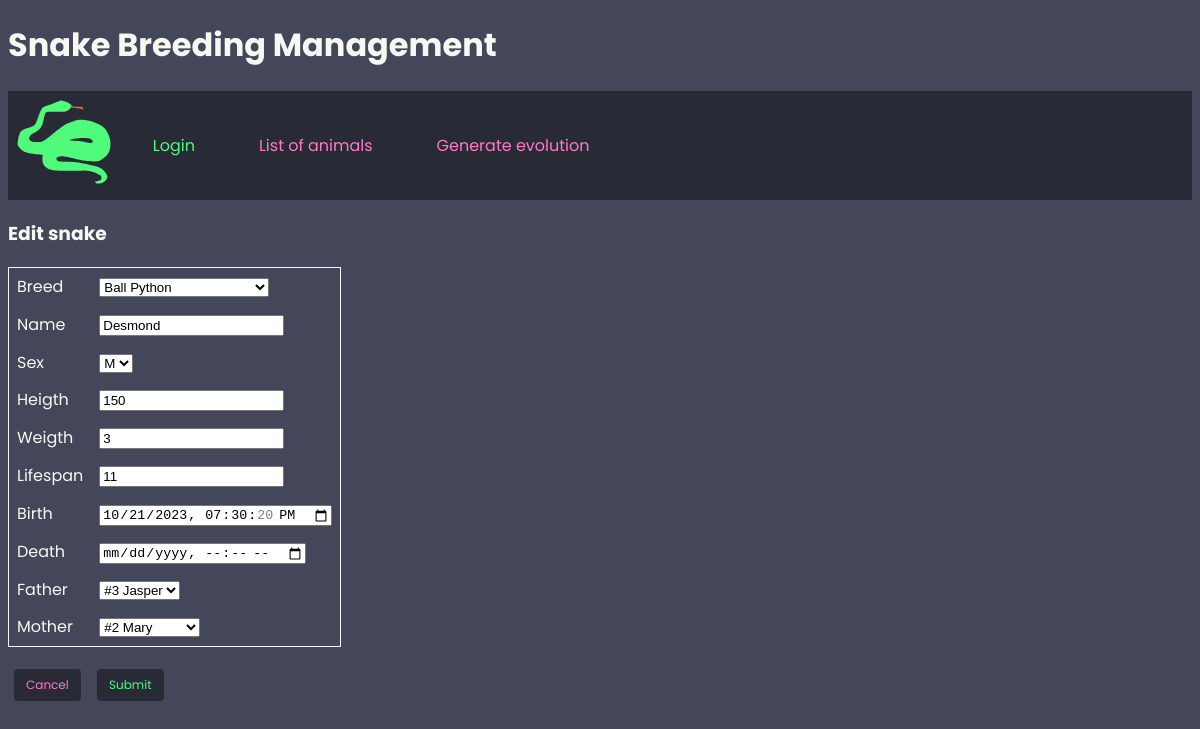
Page /index.php?page=edit_animal&choice=edit&id=1 (signed in) on the earlier database version.
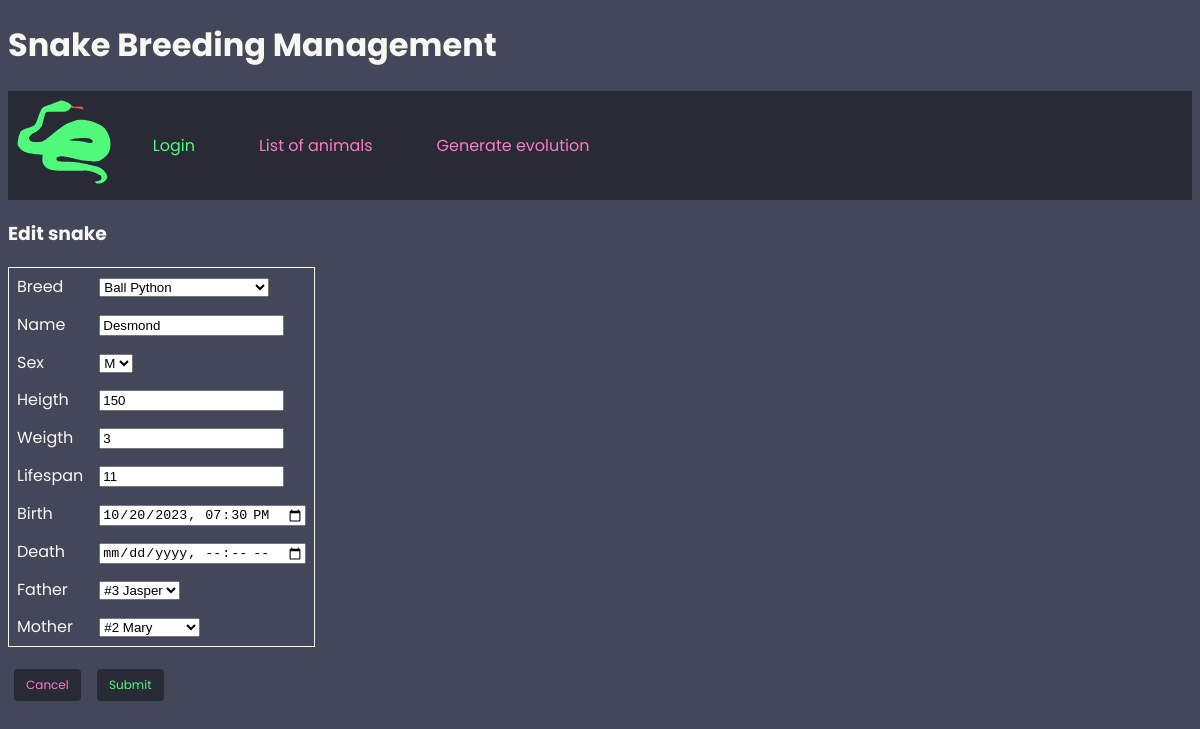
Same page on the later database version.
### tables this page shows
CREATE TABLE animal (
    id_animal INT UNSIGNED NOT NULL AUTO_INCREMENT PRIMARY KEY,
    id_breed INT DEFAULT NULL,
    animal_name VARCHAR(30) DEFAULT NULL,
    animal_sex CHAR(1) DEFAULT NULL,
    animal_heigth DECIMAL DEFAULT NULL,
    animal_weight DECIMAL DEFAULT NULL,
    animal_lifespan DECIMAL DEFAULT NULL,
    birth_timestamp TIMESTAMP DEFAULT 0,
    death_timestamp TIMESTAMP DEFAULT 0,
    id_father INT DEFAULT NULL,
    id_mother INT DEFAULT NULL
);

CREATE TABLE breed (
    id_breed INT UNSIGNED NOT NULL AUTO_INCREMENT PRIMARY KEY,
    breed_name VARCHAR(50) DEFAULT NULL,
    id_animal_specie INT DEFAULT NULL,
    min_avg_lifespan INT DEFAULT NULL,
    max_avg_lifespan INT DEFAULT NULL,
    min_avg_heigth DECIMAL DEFAULT NULL,
    max_avg_heigth DECIMAL DEFAULT NULL,
    min_avg_weight DECIMAL DEFAULT NULL,
    max_avg_weight DECIMAL DEFAULT NULL
);

### classes/dbconnect.class.php (called while the page is built, shortened)
<?php
class dbConnect {
    private $connect;
    public function __construct($h='localhost', $db='breedingManagement', $u='mariadb', $pw='mariadb*1') {
        $this->connect = new PDO("mysql:host=".$h.";dbname=".$db, $u, $pw);
        $this->connect->setAttribute(PDO::ATTR_ERRMODE, PDO::ERRMODE_EXCEPTION);
    }
    public function sendQuery($query, $fetch_type="both") {
        $startquery = explode(' ', trim($query));
        if ($startquery[0] == 'SELECT' || $startquery[0] == 'INSERT' || $startquery[0] == 'UPDATE' || $startquery[0] == 'DELETE') {
            $result = $this->connect->query($query);
            if ($startquery[0] == 'SELECT') {
                if ($fetch_type == "num") {
                    $result = $result->fetchAll(PDO::FETCH_ASSOC);
                } else {
                    $result = $result->fetchAll();
                }
            }
            return $result;
        } else {
            return FALSE;
        }
    }
}
?>

### classes/animal.class.php (called while the page is built, shortened)
<?php
class Animal {
    private $table = "animal";
    private $id;
    public function __construct($id='') {
        $this->id = $id;
    }
    public function getAnimalBreeds() {
        $db_connect = new dbConnect();
        return $db_connect->sendQuery("SELECT id_breed, breed_name FROM `breed`");
    }
    public function getAllAnimalNames($sex) {
        $db_connect = new dbConnect();
        return $db_connect->sendQuery("SELECT id_animal, animal_name FROM `".$this->table."` WHERE `animal_sex` ='".$sex."' AND id_animal != '".$this->id."'");
    }
    public function getAnimalData() {
        $db_connect = new dbConnect();
        return $db_connect->sendQuery("SELECT * FROM `".$this->table."` WHERE `id_".$this->table."` = ".$this->id)[0];
    }
}
?>

### pages/edit_animal.php (the view, shortened to what this page needs)
<?php
$choice = $_GET['choice'];
if (isset($_SESSION['open']) && $_SESSION['open'] > 0 && isset($choice)) {
    if ($choice == 'new') {
        $animal = new Animal();
        $title_display = "Create";
        $animal_values = array(
            'id_breed' => '',
            'animal_name' => '',
            'animal_sex' => '',
            'animal_heigth' => '',
            'animal_weight' => '',
            'animal_lifespan' => '',
            'birth_timestamp' => '',
            'death_timestamp' => '',
            'id_father' => '',
            'id_mother' => ''
        );
    } else {
        $id = $_GET['id'];
        $animal = new Animal($id);
        $title_display = "Edit";
        $animal_values = $animal->getAnimalData();
    }
} else {
    header("Location: index.php?page=login");
}
?>
<h3><?php echo $title_display." ".$_SESSION['animal_specie'] ?></h3>
    <form class="userform" method="POST" action="">
        <table class="formtable"><p>
            <tr>
                <td>Breed</td>
                <td>
                    <select name="breed">
                    <?php
                    $breeds = $animal->getAnimalBreeds();
                    foreach ($breeds as $breed) {
                        echo '<option ';
                        if ($breed['id_breed'] == $animal_values['id_breed']) {
                            echo ' selected="selected" ';
                        }
                        echo 'value="'.$breed['id_breed'].'">'.$breed['breed_name'].'</option>';
                    }
                    ?>
                    </select>
                </td>
            </tr>
            <tr>
                <td>Name</td>
                <td>
                    <input type=text name="animal_name" value="<?php echo $animal_values['animal_name'] ?>">
                </td>
            </tr>
            <tr>
                <td>Sex</td>
                <td>
                    <select name="sex">
                        <?php
                        foreach (['M', 'F'] as $sex) {
                            echo '<option ';
                            if ($sex == $animal_values['animal_sex']) {
                                echo ' selected="selected" ';
                            }
                            echo 'value="'.$sex.'">'.$sex.'</option>';
                        }
                        ?>
                    </select>
                </td>
            </tr>
            <tr>
                <td>Heigth</td>
                <td>
                    <input type=text name="animal_heigth" value="<?php echo $animal_values['animal_heigth'] ?>">
                </td>
            </tr>
            <tr>
                <td>Weigth</td>
                <td>
                    <input type=text name="animal_weight" value="<?php echo $animal_values['animal_weight'] ?>">
                </td>
            </tr>
            <tr>
                <td>Lifespan</td>
                <td>
                    <input type=text name="animal_lifespan" value="<?php echo $animal_values['animal_lifespan'] ?>">
                </td>
            </tr>
            <tr>
                <td>Birth</td>
                <td>
                    <input type=datetime-local name="birth_timestamp" value="<?php echo $animal_values['birth_timestamp'] ?>">
                </td>
            </tr>
            <tr>
                <td>Death</td>
                <td>
                    <input type=datetime-local name="death_timestamp" value="<?php echo $animal_values['death_timestamp'] ?>">
                </td>
            </tr>
            <tr>
                <td>Father</td>
                <td>
                    <select name="id_father">
                    <?php
                    $males = $animal->getAllAnimalNames('M');
                    foreach ($males as $male) {
                        echo '<option ';
                        if ($male['id_animal'] == $animal_values['id_father']) {
                            echo ' selected="selected" ';
                        }
                        echo 'value="'.$male['id_animal'].'">#'.$male['id_animal'].' '.$male['animal_name'].'</option>';
                    }
                    ?>
                    </select>
                </td>
            </tr>
            <tr>
                <td>Mother</td>
                <td>
                <select name="id_mother">
                    <?php
                    $females = $animal->getAllAnimalNames('F');
                    foreach ($females as $female) {
                        echo '<option ';
                        if ($female['id_animal'] == $animal_values['id_mother']) {
                            echo ' selected="selected" ';
                        }
                        echo 'value="'.$female['id_animal'].'">#'.$female['id_animal'].' '.$female['animal_name'].'</option>';
                    }
                    ?>
                    </select>
                </td>
            </tr>
        </table></p>
            <input class="button redbutton" type="button" onclick="window.location.href='index.php?page=animal_list'" value="Cancel">
            <input class="button" type="submit" name="form_submit" value="Submit">
    </form>

### index.php (shortened to what this page needs)
<?php
    require_once('classes/dbconnect.class.php');
    require_once('classes/animal.class.php');
?>
<!DOCTYPE HTML>
<html>
    <head>
        <link rel="stylesheet" href="style.css" type="text/css" />
    </head>
    <body>
        <h1><?php echo ucfirst($_SESSION['animal_specie']) ?> Breeding Management</h1>
        <?php
            include('menu.php');
        ?>
        <div id="container">
        <?php
            $file_import = 'pages/'.$_GET['page'].'.php';
            if (file_exists($file_import)) {
                include($file_import);
            } else {
                echo "Page ".$file_import." is not available";
            }
        ?>
        </div>
    </body>
</html>

### menu.php
<div id="menu" class="top-menu">
    <div class="menu-icon"><img src="images/snake.svg" alt="Animal Logo"></div>
    <div class="menu-item"><a href="index.php?page=login">Login</a></div>
    <?php
    if (isset($_SESSION['open']) && $_SESSION['open'] > 0) {
        ?>
        <div class="menu-item admin-menu-item"><a href="index.php?page=animal_list">List of animals</a></div>
        <div class="menu-item admin-menu-item"><a href="index.php?page=generate_evolution">Generate evolution</a></div>
        <?php
    }
    ?>
</div>

### style.css (style rules this page uses)
body { font-family: 'Poppins', sans-serif; background-color: #44475a; color: #f8f8f2; }
.menu-icon img { width: 100px; height: auto; padding: 0.4em; }
.top-menu { display:flex; align-items: center; background-color: #282a36 ; color: #f8f8f2; }
.menu-item { padding: 1em 2em 1em 2em; }
.menu-item a { text-decoration: none; color: #50fa7b; }
.admin-menu-item a { color: #ff79c6; }
table, th, td { border: 1px solid #f8f8f2; border-collapse: collapse; }
th, td { padding-left: 1em; padding-right: 1em; text-align: left; }
.button { background-color: #282a36; color: #50fa7b; text-align: center; text-decoration: none; border: none; border-radius: 4px; padding: 0.6em 1em 0.6em 1em; font-family: 'Poppins', sans-serif; font-size: 0.75em; margin : 0.5em; }
.redbutton { color: #ff79c6; }
.formtable table, .formtable td, .formtable th, .formtable tr { border: none; padding: 0.4em 0.5em 0.4em 0.5em; }

Differences in the rows shown:
changed animal "Desmond": birth_timestamp "10/21/2023 19:30:20" → "10/20/2023 19:30"
